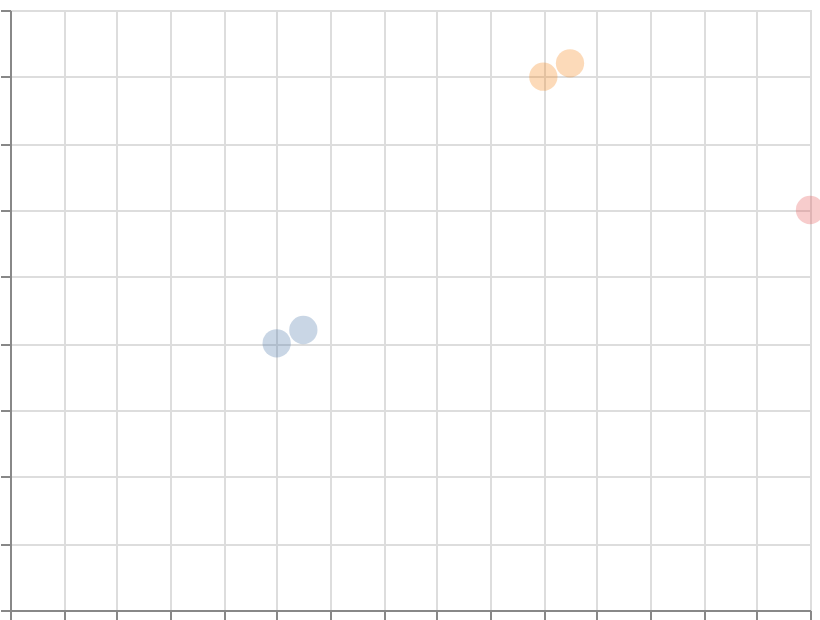

Describe this chart as a Vega-Lite specification.
### Vega-Lite specification from a JSON file in a GitHub repository (floating-point values rounded to 4 significant figures)
{"$schema": "https://vega.github.io/schema/vega-lite/v6.json", "width": 400, "height": 300, "padding": 5, "autosize": "none", "data": {"name": "table", "values": [{"x": 1, "y": 2, "cat": "A"}, {"x": 1.1, "y": 2.1, "cat": "A"}, {"x": 2, "y": 4, "cat": "B"}, {"x": 2.1, "y": 4.1, "cat": "B"}, {"x": 3, "y": 3, "cat": "C"}]}, "mark": {"type": "circle", "opacity": 0.3, "size": 200}, "encoding": {"x": {"field": "x", "type": "quantitative"}, "y": {"field": "y", "type": "quantitative"}, "color": {"field": "cat", "type": "nominal"}}}
